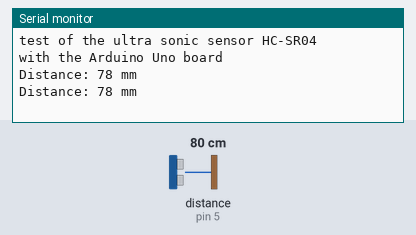
The sketch below on a simulated Arduino Uno, built with avr-gcc and run on an emulated ATmega328P. Shown: the last lines printed to the serial monitor. Wiring (inferred from the names in the program): ultrasonic range finder: trigger pin 6; echo pin 5. The inputs (shaded band) are chosen by the test bench; at power-on: distance to the obstacle (sensor on pin 5) 80 cm. The echo pulse lasts 58.3 µs per cm.

Above: at 5.8 s.
5.9 s: distance to the obstacle (sensor on pin 5) set to 2 cm
At 11.2 s:
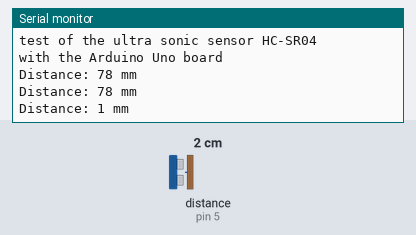
11.9 s: distance to the obstacle (sensor on pin 5) set to 4 cm
At 16.2 s:
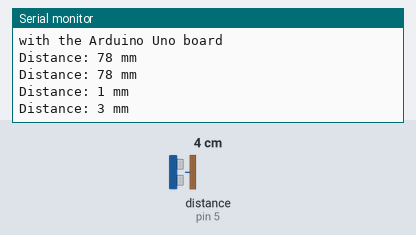
Timing chart, 0 to 17.7 s (numbered marks = the images above; inputs shaded):
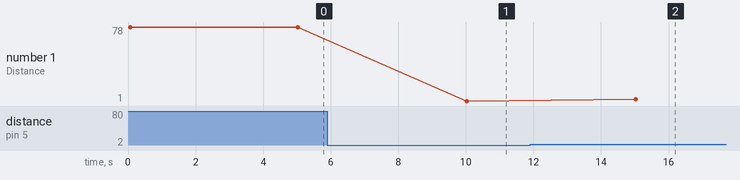

Measured:
- after the input at 5.9 s, the serial monitor: prints a new line after 4.1 s (image 1)
- after the input at 11.9 s, the serial monitor: prints a new line after 3.1 s (image 2)
- plotted number 1: 78 → 1 after the input at 5.9 s, 1 → 3 after the input at 11.9 s

The sketch:

delay.ino
```cpp
#define ECHOpin 5// defines the echo pin of the sensor to pin 5 of arduino
#define TRIGpin 6
long duration;
int distance;
void setup()
{

  pinMode(TRIGpin,OUTPUT);
  pinMode(ECHOpin,INPUT);
  Serial.begin(9600);
  Serial.println("test of the ultra sonic sensor HC-SR04");
  Serial.println("with the Arduino Uno board");

}
void loop()
{
  digitalWrite(TRIGpin,LOW);
  delayMicroseconds(4);

  digitalWrite(TRIGpin,HIGH);
  delayMicroseconds(15);
  digitalWrite(TRIGpin,LOW);

  duration=pulseIn(ECHOpin,HIGH);
  distance=duration*(0.034/2);
  Serial.print("Distance: ");
  Serial.print(distance);
  Serial.println(" mm");
  delay(5000);
}
```
